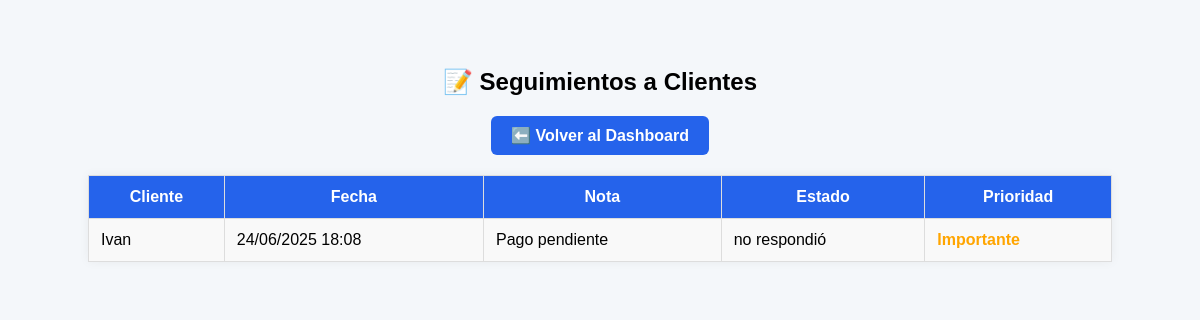
The page /seguimientos.php (signed in) on the database its author committed.
### tables this page shows
CREATE TABLE `seguimientos` (
  `id` int(11) NOT NULL AUTO_INCREMENT,
  `cliente_id` int(11) NOT NULL,
  `nota` text NOT NULL,
  `fecha` datetime DEFAULT current_timestamp(),
  `estado` varchar(50) DEFAULT 'no respondido',
  `prioridad` varchar(50) DEFAULT 'importante',
  PRIMARY KEY (`id`),
  KEY `cliente_id` (`cliente_id`),
  CONSTRAINT `seguimientos_ibfk_1` FOREIGN KEY (`cliente_id`) REFERENCES `clientes` (`id`) ON DELETE CASCADE
);

CREATE TABLE `clientes` (
  `id` int(11) NOT NULL AUTO_INCREMENT,
  `genero` char(1) DEFAULT 'N',
  `nombre` varchar(100) NOT NULL,
  `telefono` varchar(20) DEFAULT NULL,
  `correo` varchar(100) DEFAULT NULL,
  `direccion` text DEFAULT NULL,
  `fecha_registro` datetime DEFAULT current_timestamp(),
  `empresa` varchar(255) DEFAULT NULL,
  `puesto` varchar(100) DEFAULT NULL,
  `area` varchar(100) DEFAULT NULL,
  `estatus_color` varchar(7) DEFAULT '#808080',
  `comentarios` text DEFAULT NULL,
  `proxima_llamada` datetime DEFAULT NULL,
  PRIMARY KEY (`id`)
);

### seguimientos.php (the view, shortened to what this page needs)
<?php
include("config/db.php");
$sql = "SELECT s.id, s.nota, s.fecha, s.estado, s.prioridad, c.nombre AS nombre_cliente
        FROM seguimientos s
        JOIN clientes c ON s.cliente_id = c.id
        ORDER BY s.fecha DESC";
$resultado = $conn->query($sql);
?>
<!DOCTYPE html>
<html lang="es">
<head>
</head>
<body>
    <h2>📝 Seguimientos a Clientes</h2>
    <a href="dashboard.php" class="boton-dashboard">⬅️ Volver al Dashboard</a>
    <table>
        <tr>
            <th>Cliente</th>
            <th>Fecha</th>
            <th>Nota</th>
            <th>Estado</th>
            <th>Prioridad</th>
        </tr>
        <?php while($row = $resultado->fetch_assoc()): ?>
            <tr>
                <td><?= htmlspecialchars($row['nombre_cliente']) ?></td>
                <td><?= date("d/m/Y H:i", strtotime($row['fecha'])) ?></td>
                <td><?= nl2br(htmlspecialchars($row['nota'])) ?></td>
                <td><?= htmlspecialchars($row['estado']) ?></td>
                <td class="<?= strtolower($row['prioridad']) ?>">
                    <?= ucfirst(htmlspecialchars($row['prioridad'])) ?>
                </td>
            </tr>
        <?php endwhile; ?>
    </table>
</body>
</html>

### seguimientos.php (style rules this page uses)
body { font-family: Arial, sans-serif; background: #f4f7fa; padding: 40px 80px; }
h2 { text-align: center; margin-bottom: 20px; }
.boton-agregar, .boton-dashboard { display: block; width: fit-content; margin: 0 auto 20px auto; padding: 10px 20px; background-color: #2563eb; color: white; font-size: 16px; font-weight: bold; text-decoration: none; border-radius: 6px; text-align: center; }
table { width: 100%; background: #fff; border-collapse: collapse; box-shadow: 0 0 10px rgba(0,0,0,0.05); }
th, td { padding: 12px; border: 1px solid #ddd; }
th { background: #2563eb; color: white; }
tr:nth-child(even) { background-color: #f9f9f9; }
.importante { color: orange; font-weight: bold; }

### rows shown on the page
seguimientos: cliente.nombre "Ivan", fecha "24/06/2025 18:08", nota "Pago pendiente", estado "no respondió", prioridad "Importante"
